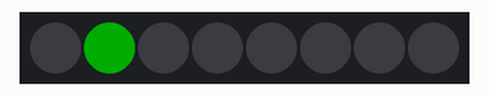
Bench run of a sketch on a simulated Arduino Mega 2560, built with avr-gcc and run on an emulated ATmega2560. Parts: 8 RGB LEDs in strip order, left to right. Dim RGB values are drawn brighter than linear; what the sketch prints to the serial monitor is not drawn.

Above: at 0.1 s.
At 1.1 s:
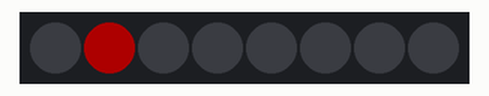
Timing chart, 0 to 130.0 s (numbered marks = the images above):
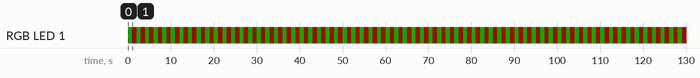

Measured:
- by itself, RGB LED 1: alternates RGB(50, 0, 0) for 1.0 s and RGB(0, 50, 0) for 1.0 s

The sketch:

split_string3_test_for_neopixels.ino
```cpp
/*
 * In this example, we break down the topic which is "blink", then we get the message (as cmd) which in this case is 1x01x02x03
 * next we pull the color information from the message (cmd) which ends up being 000000, and finally we pull the
 * led which to light from the message (cmd) which in this case is 1
 *
 * saves states as ints, shows how to convert to the string to int, shows how to save the state
 */

#include <Adafruit_NeoPixel.h>

#define LED_PIN    30

// How many NeoPixels are attached to the Arduino?
#define LED_COUNT 8


String msg = "{cmd\":\"MQTT-PUB\",\"topic\":\"src/myTopic/blink\",\"message\":\"1x0x255x0\"}";

struct RGB {
  String R;
  String G;
  String B;
};


RGB colors;

int states[9][4];
String tP;

Adafruit_NeoPixel strip(LED_COUNT, LED_PIN, NEO_GRB + NEO_KHZ800);

void setup() {
  strip.begin();           // INITIALIZE NeoPixel strip object (REQUIRED)
  strip.show();            // Turn OFF all pixels ASAP
  strip.setBrightness(50); // Set BRIGHTNESS to about 1/5 (max = 255)
  Serial.begin(115200);
  String msg2 = getValue(msg, ':', 2);
  String topic = getValue(msg2, ',', 0);
  Serial.println(topic);
  topic = removeQuotes(topic);
  Serial.println(topic);
  topic = getValue(topic, '/', 2);
  Serial.println(topic);
  //Serial.println(topic);
  String cmd = getValue(msg, ':', 3);
  cmd = removeQuotes(cmd);
  cmd = removeBrace(cmd);
  Serial.println(cmd);


  //Serial.println(getValue(msg, ':', 2));

 // colors.R = getValue(cmd, 'x',1);
 // colors.G = getValue(cmd, 'x',2);
 // colors.B = getValue(cmd, 'x',3);
  colors = {getValue(cmd, 'x',1), getValue(cmd, 'x', 2), getValue(cmd, 'x', 3)};
  //Serial.println(colors);
  Serial.print(colors.R); Serial.println(" " + colors.G + " " + colors.B);
  cmd.remove(1);
  Serial.println(cmd);

  states[cmd.toInt()][0] = colors.R.toInt(); states[cmd.toInt()][1] = colors.G.toInt(); states[cmd.toInt()][2] = colors.B.toInt();
  Serial.println(states[1][1]);
tP = cmd;

}

void loop() {
  displayLED(tP.toInt(),colors);
delay(1000);
  displayLED(tP.toInt(),RGB {"255","0","0"}); //create a states RGB thing
  delay(1000);
}

void displayLED(int pin, RGB color) {

    strip.setPixelColor(pin, strip.Color(color.R.toInt(), color.G.toInt(), color.B.toInt()));         //  Set pixel's color (in RAM)
    strip.show();                          //  Update strip to match
 }

//found at https://stackoverflow.com/questions/9072320/split-string-into-string-array
String getValue(String data, char separator, int index)
{
  int found = 0;
  int strIndex[] = {0, -1};
  int maxIndex = data.length()-1;

  for(int i=0; i<=maxIndex && found<=index; i++){
    if(data.charAt(i)==separator || i==maxIndex){
        found++;
        strIndex[0] = strIndex[1]+1;
        strIndex[1] = (i == maxIndex) ? i+1 : i;
    }
  }

  return found>index ? data.substring(strIndex[0], strIndex[1]) : "";
}


//based on code found at: https://stackoverflow.com/questions/40093116/remove-character-from-string-c-arduino-uno
String removeQuotes(String data) {
  char c;
    char no = '\"'; //character I want removed.

    for (int i=0; i<data.length();++i){
        c = data.charAt(i);
        if(c==no){
            data.remove(i, 1);
        }
    }
    return data;
}

String removeBrace(String data) {
  char c;
    char no = '}'; //character I want removed.

    for (int i=0; i<data.length();++i){
        c = data.charAt(i);
        if(c==no){
            data.remove(i, 1);
        }
    }
    return data;
}
```
